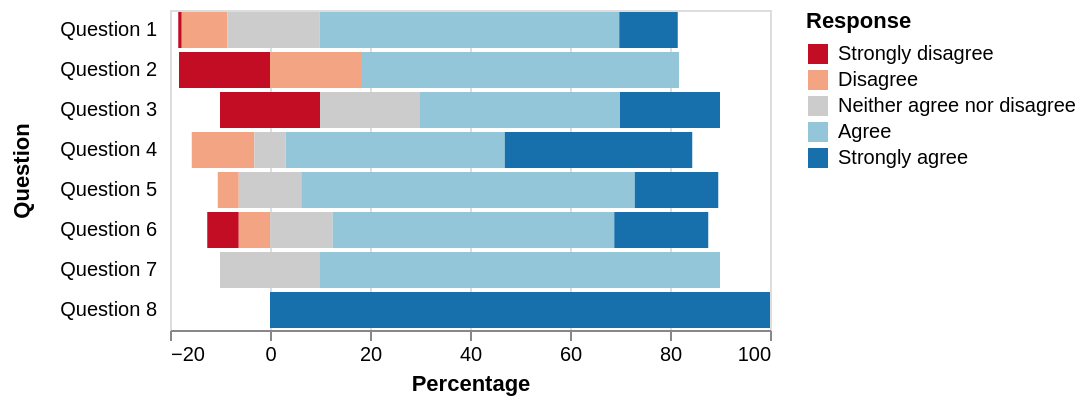

The specification (Vega-Lite) saved for this image:
### Vega-Lite specification from a JSON file in a GitHub repository (floating-point values rounded to 4 significant figures)
{"$schema": "https://vega.github.io/schema/vega-lite/v5.json", "description": "A diverging stacked bar chart for sentiments towards a set of eight questions, displayed as percentages with neutral responses straddling the 0% mark", "data": {"values": [{"question": "Question 1", "type": "Strongly disagree", "value": 24, "percentage": 0.7}, {"question": "Question 1", "type": "Disagree", "value": 294, "percentage": 9.1}, {"question": "Question 1", "type": "Neither agree nor disagree", "value": 594, "percentage": 18.5}, {"question": "Question 1", "type": "Agree", "value": 1927, "percentage": 59.9}, {"question": "Question 1", "type": "Strongly agree", "value": 376, "percentage": 11.7}, {"question": "Question 2", "type": "Strongly disagree", "value": 2, "percentage": 18.2}, {"question": "Question 2", "type": "Disagree", "value": 2, "percentage": 18.2}, {"question": "Question 2", "type": "Neither agree nor disagree", "value": 0, "percentage": 0}, {"question": "Question 2", "type": "Agree", "value": 7, "percentage": 63.6}, {"question": "Question 2", "type": "Strongly agree", "value": 11, "percentage": 0}, {"question": "Question 3", "type": "Strongly disagree", "value": 2, "percentage": 20}, {"question": "Question 3", "type": "Disagree", "value": 0, "percentage": 0}, {"question": "Question 3", "type": "Neither agree nor disagree", "value": 2, "percentage": 20}, {"question": "Question 3", "type": "Agree", "value": 4, "percentage": 40}, {"question": "Question 3", "type": "Strongly agree", "value": 2, "percentage": 20}, {"question": "Question 4", "type": "Strongly disagree", "value": 0, "percentage": 0}, {"question": "Question 4", "type": "Disagree", "value": 2, "percentage": 12.5}, {"question": "Question 4", "type": "Neither agree nor disagree", "value": 1, "percentage": 6.3}, {"question": "Question 4", "type": "Agree", "value": 7, "percentage": 43.8}, {"question": "Question 4", "type": "Strongly agree", "value": 6, "percentage": 37.5}, {"question": "Question 5", "type": "Strongly disagree", "value": 0, "percentage": 0}, {"question": "Question 5", "type": "Disagree", "value": 1, "percentage": 4.2}, {"question": "Question 5", "type": "Neither agree nor disagree", "value": 3, "percentage": 12.5}, {"question": "Question 5", "type": "Agree", "value": 16, "percentage": 66.7}, {"question": "Question 5", "type": "Strongly agree", "value": 4, "percentage": 16.7}, {"question": "Question 6", "type": "Strongly disagree", "value": 1, "percentage": 6.3}, {"question": "Question 6", "type": "Disagree", "value": 1, "percentage": 6.3}, {"question": "Question 6", "type": "Neither agree nor disagree", "value": 2, "percentage": 12.5}, {"question": "Question 6", "type": "Agree", "value": 9, "percentage": 56.3}, {"question": "Question 6", "type": "Strongly agree", "value": 3, "percentage": 18.8}, {"question": "Question 7", "type": "Strongly disagree", "value": 0, "percentage": 0}, {"question": "Question 7", "type": "Disagree", "value": 0, "percentage": 0}, {"question": "Question 7", "type": "Neither agree nor disagree", "value": 1, "percentage": 20}, {"question": "Question 7", "type": "Agree", "value": 4, "percentage": 80}, {"question": "Question 7", "type": "Strongly agree", "value": 0, "percentage": 0}, {"question": "Question 8", "type": "Strongly disagree", "value": 0, "percentage": 0}, {"question": "Question 8", "type": "Disagree", "value": 0, "percentage": 0}, {"question": "Question 8", "type": "Neither agree nor disagree", "value": 0, "percentage": 0}, {"question": "Question 8", "type": "Agree", "value": 0, "percentage": 0}, {"question": "Question 8", "type": "Strongly agree", "value": 2, "percentage": 100}]}, "transform": [{"calculate": "if(datum.type == 'Strongly Disagree',-2,0) + if(datum.type == 'Disagree',-1,0) + if(datum.type == 'Neither agree nor disagree',0,0) + if(datum.type == 'Agree',1,0) + if(datum.type == 'Strongly agree',2,0)", "as": "q_order"}, {"calculate": "if(datum.type == 'Strongly Disagree' || datum.type == 'Disagree', datum.percentage,0) + if(datum.type == 'Neither agree nor disagree', datum.percentage/2,0)", "as": "signed_percentage"}, {"stack": "percentage", "as": ["v1", "v2"], "groupby": ["question"]}, {"joinaggregate": [{"field": "signed_percentage", "op": "sum", "as": "offset"}], "groupby": ["question"]}, {"calculate": "datum.v1 - datum.offset", "as": "nx"}, {"calculate": "datum.v2 - datum.offset", "as": "nx2"}], "mark": "bar", "encoding": {"x": {"field": "nx", "type": "quantitative", "title": "Percentage"}, "x2": {"field": "nx2"}, "y": {"field": "question", "type": "nominal", "title": "Question", "axis": {"offset": 5, "ticks": false, "minExtent": 60, "domain": false}}, "color": {"field": "type", "type": "nominal", "title": "Response", "scale": {"domain": ["Strongly disagree", "Disagree", "Neither agree nor disagree", "Agree", "Strongly agree"], "range": ["#c30d24", "#f3a583", "#cccccc", "#94c6da", "#1770ab"], "type": "ordinal"}}}}
